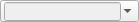
<?xml version="1.0" encoding="UTF-8"?>
<ui version="4.0">
 <class>DeviceFilterWidget</class>
 <widget class="QWidget" name="DeviceFilterWidget">
  <property name="geometry">
   <rect>
    <x>0</x>
    <y>0</y>
    <width>139</width>
    <height>22</height>
   </rect>
  </property>
  <property name="sizePolicy">
   <sizepolicy hsizetype="Expanding" vsizetype="Preferred">
    <horstretch>0</horstretch>
    <verstretch>0</verstretch>
   </sizepolicy>
  </property>
  <widget class="QComboBox" name="comboBoxDeviceFilter">
   <property name="geometry">
    <rect>
     <x>0</x>
     <y>0</y>
     <width>139</width>
     <height>22</height>
    </rect>
   </property>
   <item>
    <property name="text">
     <string> All</string>
    </property>
   </item>
  </widget>
  <widget class="QLineEdit" name="lineEditDeviceFilter">
   <property name="enabled">
    <bool>false</bool>
   </property>
   <property name="geometry">
    <rect>
     <x>4</x>
     <y>2</y>
     <width>117</width>
     <height>19</height>
    </rect>
   </property>
   <property name="text">
    <string/>
   </property>
  </widget>
 </widget>
 <resources/>
 <connections/>
 <slots>
  <slot>durationChanged(int)</slot>
  <slot>loopChanged(int)</slot>
  <slot>transitionChanged(QString)</slot>
  <slot>directionChanged(QString)</slot>
  <slot>seekChanged(int)</slot>
  <slot>lengthChanged(int)</slot>
  <slot>tweenChanged(QString)</slot>
  <slot>resetTransition(QString)</slot>
  <slot>resetDuration(QString)</slot>
  <slot>resetTween(QString)</slot>
  <slot>resetDirection(QString)</slot>
  <slot>resetSeek(QString)</slot>
  <slot>resetLength(QString)</slot>
  <slot>resetLoop(QString)</slot>
  <slot>freezeOnLoadChanged(int)</slot>
  <slot>resetFreezeOnLoad(QString)</slot>
  <slot>resetUseAuto(QString)</slot>
  <slot>useAutoChanged(int)</slot>
  <slot>resetTriggerOnNext(QString)</slot>
  <slot>triggerOnNextChanged(int)</slot>
 </slots>
</ui>
